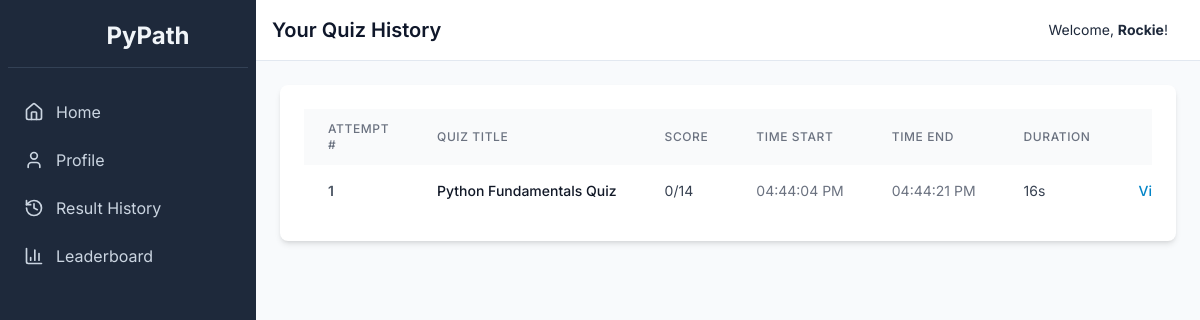
/history (signed in), run on an earlier commit of the app's database.
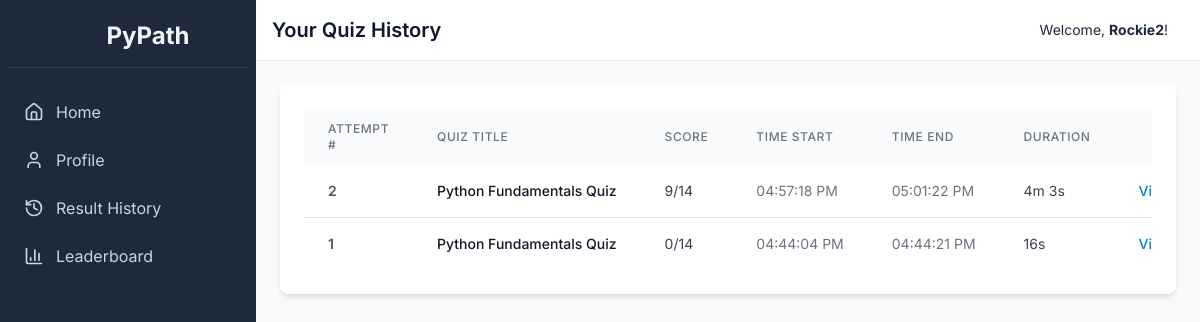
And on a later commit of the database.
### tables this page shows
CREATE TABLE results (
    id INTEGER PRIMARY KEY AUTOINCREMENT,
    user_id INTEGER NOT NULL,
    set_id INTEGER NOT NULL,
    score INTEGER NOT NULL,
    total_questions INTEGER NOT NULL,
    time_start DATETIME NOT NULL,
    timestamp DATETIME DEFAULT CURRENT_TIMESTAMP,
    FOREIGN KEY (user_id) REFERENCES users (id),
    FOREIGN KEY (set_id) REFERENCES question_sets (id)
);

CREATE TABLE question_sets (
    id INTEGER PRIMARY KEY AUTOINCREMENT,
    title TEXT NOT NULL,
    description TEXT
);

### app.py (the view)
@app.route('/history')
def student_result_history():
    if not get_user_id() or is_admin():
        return redirect(url_for('login'))
    conn = get_db_connection()
    history_raw = conn.execute('''
        SELECT qs.title, r.score, r.total_questions, r.time_start, r.timestamp as time_end, r.id as result_id,
               ROW_NUMBER() OVER(PARTITION BY r.user_id, r.set_id ORDER BY r.timestamp) as attempt_number
        FROM results r JOIN question_sets qs ON r.set_id = qs.id
        WHERE r.user_id = ? ORDER BY r.timestamp DESC
    ''', (get_user_id(),)).fetchall()
    history = []
    for row in history_raw:
        row_dict = dict(row)
        start_time = datetime.fromisoformat(row['time_start']) if isinstance(row['time_start'], str) else row['time_start']
        end_time = datetime.fromisoformat(row['time_end']) if isinstance(row['time_end'], str) else row['time_end']
        row_dict['duration'] = format_duration(start_time, end_time)
        row_dict['time_start_formatted'] = start_time.strftime('%I:%M:%S %p') if start_time else "N/A"
        row_dict['time_end_formatted'] = end_time.strftime('%I:%M:%S %p') if end_time else "N/A"
        history.append(row_dict)
    conn.close()
    return render_template('student/history.html', history=history)

### app.py (called while the page is built)
def get_db_connection():
    conn = sqlite3.connect('pypath.db', check_same_thread=False, detect_types=sqlite3.PARSE_DECLTYPES | sqlite3.PARSE_COLNAMES)
    conn.row_factory = sqlite3.Row
    return conn

def get_user_id():
    return session.get('user_id')

def is_admin():
    return session.get('is_admin', False)

def format_duration(start_time, end_time):
    if not isinstance(start_time, datetime) or not isinstance(end_time, datetime):
        return "N/A"
    duration = end_time - start_time
    total_seconds = int(duration.total_seconds())
    hours, remainder = divmod(total_seconds, 3600)
    minutes, seconds = divmod(remainder, 60)
    if hours > 0: return f"{hours}h {minutes}m {seconds}s"
    if minutes > 0: return f"{minutes}m {seconds}s"
    return f"{seconds}s"

### templates/student/history.html (shortened to what this page needs)
{% extends "layout.html" %}
{% block header %}Your Quiz History{% endblock %}
{% block content %}
<div class="bg-white p-6 rounded-lg shadow-md">
    <div class="overflow-x-auto">
        <table class="min-w-full bg-white">
            <thead class="bg-gray-50">
                <tr>
                    <th class="px-6 py-3 text-left text-xs font-medium text-gray-500 uppercase tracking-wider">Attempt #</th>
                    <th class="px-6 py-3 text-left text-xs font-medium text-gray-500 uppercase tracking-wider">Quiz Title</th>
                    <th class="px-6 py-3 text-left text-xs font-medium text-gray-500 uppercase tracking-wider">Score</th>
                    <th class="px-6 py-3 text-left text-xs font-medium text-gray-500 uppercase tracking-wider">Time Start</th>
                    <th class="px-6 py-3 text-left text-xs font-medium text-gray-500 uppercase tracking-wider">Time End</th>
                    <th class="px-6 py-3 text-left text-xs font-medium text-gray-500 uppercase tracking-wider">Duration</th>
                    <th class="px-6 py-3 text-right text-xs font-medium text-gray-500 uppercase tracking-wider">Actions</th>
                </tr>
            </thead>
            <tbody class="divide-y divide-gray-200">
                {% for row in history %}
                <tr>
                    <td class="px-6 py-4 whitespace-nowrap text-sm font-semibold text-gray-600">{{ row.attempt_number }}</td>
                    <td class="px-6 py-4 whitespace-nowrap text-sm font-medium text-gray-900">{{ row.title }}</td>
                    <td class="px-6 py-4 whitespace-nowrap text-sm text-gray-700">{{ row.score }}/{{ row.total_questions }}</td>
                    <td class="px-6 py-4 whitespace-nowrap text-sm text-gray-500">{{ row.time_start_formatted }}</td>
                    <td class="px-6 py-4 whitespace-nowrap text-sm text-gray-500">{{ row.time_end_formatted }}</td>
                    <td class="px-6 py-4 whitespace-nowrap text-sm text-gray-700">{{ row.duration }}</td>
                    <td class="px-6 py-4 whitespace-nowrap text-right text-sm font-medium">
                        <a href="{{ url_for('results', result_id=row.result_id) }}" class="text-sky-600 hover:text-sky-900">View Details</a>
                    </td>
                </tr>
                {% else %}
                <tr>
                    <td colspan="8" class="px-6 py-4 text-center text-gray-500">You have not completed any quizzes yet.</td>
                </tr>
                {% endfor %}
            </tbody>
        </table>
    </div>
</div>
{% endblock %}

What changed in the data, as far as the page shows it:
added results: attempt_number "2", title "Python Fundamentals Quiz", score "9", total_questions "14", time_start_formatted "04:57:18 PM", time_end_formatted "05:01:22 PM", duration "4m 3s"
Also different on the page:
{{ session.first_name or session.username }}: "Rockie" → "Rockie2"
